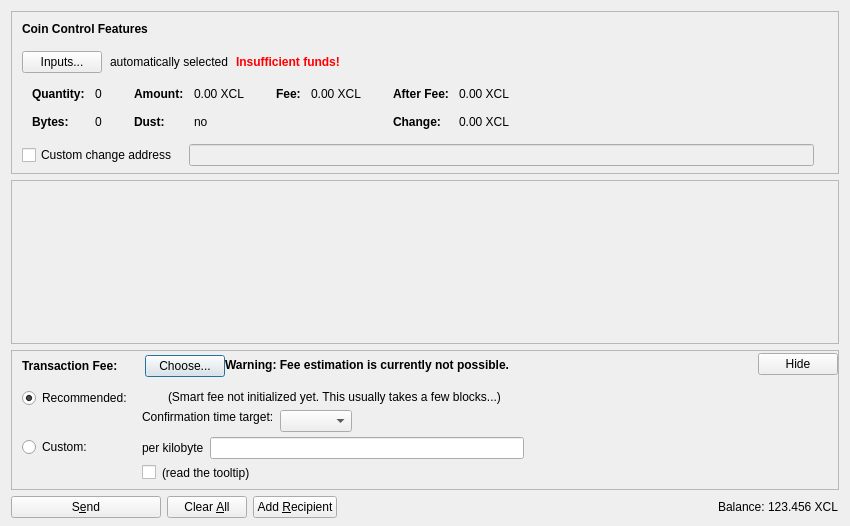
<?xml version="1.0" encoding="UTF-8"?>
<ui version="4.0">
 <class>SendCoinsDialog</class>
 <widget class="QDialog" name="SendCoinsDialog">
  <property name="geometry">
   <rect>
    <x>0</x>
    <y>0</y>
    <width>850</width>
    <height>526</height>
   </rect>
  </property>
  <property name="windowTitle">
   <string>Send Coins</string>
  </property>
  <layout class="QVBoxLayout" name="verticalLayout" stretch="0,1,0,0">
   <property name="bottomMargin">
    <number>8</number>
   </property>
   <item>
    <widget class="QFrame" name="frameCoinControl">
     <property name="sizePolicy">
      <sizepolicy hsizetype="Expanding" vsizetype="Expanding">
       <horstretch>0</horstretch>
       <verstretch>0</verstretch>
      </sizepolicy>
     </property>
     <property name="maximumSize">
      <size>
       <width>16777215</width>
       <height>16777215</height>
      </size>
     </property>
     <property name="frameShape">
      <enum>QFrame::StyledPanel</enum>
     </property>
     <property name="frameShadow">
      <enum>QFrame::Sunken</enum>
     </property>
     <layout class="QVBoxLayout" name="verticalLayoutCoinControl2">
      <property name="spacing">
       <number>0</number>
      </property>
      <property name="leftMargin">
       <number>0</number>
      </property>
      <property name="topMargin">
       <number>0</number>
      </property>
      <property name="rightMargin">
       <number>0</number>
      </property>
      <property name="bottomMargin">
       <number>6</number>
      </property>
      <item>
       <layout class="QVBoxLayout" name="verticalLayoutCoinControl" stretch="0,0,0,0,1">
        <property name="spacing">
         <number>0</number>
        </property>
        <property name="leftMargin">
         <number>10</number>
        </property>
        <property name="topMargin">
         <number>10</number>
        </property>
        <item>
         <layout class="QHBoxLayout" name="horizontalLayoutCoinControl1">
          <property name="bottomMargin">
           <number>15</number>
          </property>
          <item>
           <widget class="QLabel" name="labelCoinControlFeatures">
            <property name="sizePolicy">
             <sizepolicy hsizetype="Preferred" vsizetype="Maximum">
              <horstretch>0</horstretch>
              <verstretch>0</verstretch>
             </sizepolicy>
            </property>
            <property name="font">
             <font>
              <weight>75</weight>
              <bold>true</bold>
             </font>
            </property>
            <property name="styleSheet">
             <string notr="true">font-weight:bold;</string>
            </property>
            <property name="text">
             <string>Coin Control Features</string>
            </property>
           </widget>
          </item>
         </layout>
        </item>
        <item>
         <layout class="QHBoxLayout" name="horizontalLayoutCoinControl2" stretch="0,0,0,0">
          <property name="spacing">
           <number>8</number>
          </property>
          <property name="bottomMargin">
           <number>10</number>
          </property>
          <item>
           <widget class="QPushButton" name="pushButtonCoinControl">
            <property name="styleSheet">
             <string notr="true"/>
            </property>
            <property name="text">
             <string>Inputs...</string>
            </property>
            <property name="autoDefault">
             <bool>false</bool>
            </property>
           </widget>
          </item>
          <item>
           <widget class="QLabel" name="labelCoinControlAutomaticallySelected">
            <property name="text">
             <string>automatically selected</string>
            </property>
            <property name="margin">
             <number>5</number>
            </property>
           </widget>
          </item>
          <item>
           <widget class="QLabel" name="labelCoinControlInsuffFunds">
            <property name="font">
             <font>
              <weight>75</weight>
              <bold>true</bold>
             </font>
            </property>
            <property name="styleSheet">
             <string notr="true">color:red;font-weight:bold;</string>
            </property>
            <property name="text">
             <string>Insufficient funds!</string>
            </property>
            <property name="margin">
             <number>5</number>
            </property>
           </widget>
          </item>
          <item>
           <spacer name="horizontalSpacerCoinControl">
            <property name="orientation">
             <enum>Qt::Horizontal</enum>
            </property>
            <property name="sizeHint" stdset="0">
             <size>
              <width>40</width>
              <height>1</height>
             </size>
            </property>
           </spacer>
          </item>
         </layout>
        </item>
        <item>
         <widget class="QWidget" name="widgetCoinControl" native="true">
          <property name="sizePolicy">
           <sizepolicy hsizetype="Preferred" vsizetype="Preferred">
            <horstretch>0</horstretch>
            <verstretch>0</verstretch>
           </sizepolicy>
          </property>
          <property name="minimumSize">
           <size>
            <width>0</width>
            <height>0</height>
           </size>
          </property>
          <property name="styleSheet">
           <string notr="true"/>
          </property>
          <layout class="QHBoxLayout" name="horizontalLayoutCoinControl5">
           <property name="leftMargin">
            <number>0</number>
           </property>
           <property name="topMargin">
            <number>0</number>
           </property>
           <property name="rightMargin">
            <number>0</number>
           </property>
           <property name="bottomMargin">
            <number>0</number>
           </property>
           <item>
            <layout class="QHBoxLayout" name="horizontalLayoutCoinControl3" stretch="0,0,0,1">
             <property name="spacing">
              <number>20</number>
             </property>
             <property name="topMargin">
              <number>0</number>
             </property>
             <property name="bottomMargin">
              <number>10</number>
             </property>
             <item>
              <layout class="QFormLayout" name="formLayoutCoinControl1">
               <property name="horizontalSpacing">
                <number>10</number>
               </property>
               <property name="verticalSpacing">
                <number>14</number>
               </property>
               <property name="leftMargin">
                <number>10</number>
               </property>
               <property name="topMargin">
                <number>4</number>
               </property>
               <property name="rightMargin">
                <number>6</number>
               </property>
               <item row="0" column="0">
                <widget class="QLabel" name="labelCoinControlQuantityText">
                 <property name="font">
                  <font>
                   <weight>75</weight>
                   <bold>true</bold>
                  </font>
                 </property>
                 <property name="text">
                  <string>Quantity:</string>
                 </property>
                 <property name="margin">
                  <number>0</number>
                 </property>
                </widget>
               </item>
               <item row="0" column="1">
                <widget class="QLabel" name="labelCoinControlQuantity">
                 <property name="cursor">
                  <cursorShape>IBeamCursor</cursorShape>
                 </property>
                 <property name="contextMenuPolicy">
                  <enum>Qt::ActionsContextMenu</enum>
                 </property>
                 <property name="text">
                  <string notr="true">0</string>
                 </property>
                 <property name="margin">
                  <number>0</number>
                 </property>
                 <property name="textInteractionFlags">
                  <set>Qt::LinksAccessibleByMouse|Qt::TextSelectableByKeyboard|Qt::TextSelectableByMouse</set>
                 </property>
                </widget>
               </item>
               <item row="1" column="0">
                <widget class="QLabel" name="labelCoinControlBytesText">
                 <property name="font">
                  <font>
                   <weight>75</weight>
                   <bold>true</bold>
                  </font>
                 </property>
                 <property name="text">
                  <string>Bytes:</string>
                 </property>
                </widget>
               </item>
               <item row="1" column="1">
                <widget class="QLabel" name="labelCoinControlBytes">
                 <property name="cursor">
                  <cursorShape>IBeamCursor</cursorShape>
                 </property>
                 <property name="contextMenuPolicy">
                  <enum>Qt::ActionsContextMenu</enum>
                 </property>
                 <property name="text">
                  <string notr="true">0</string>
                 </property>
                 <property name="textInteractionFlags">
                  <set>Qt::LinksAccessibleByMouse|Qt::TextSelectableByKeyboard|Qt::TextSelectableByMouse</set>
                 </property>
                </widget>
               </item>
              </layout>
             </item>
             <item>
              <layout class="QFormLayout" name="formLayoutCoinControl2">
               <property name="horizontalSpacing">
                <number>10</number>
               </property>
               <property name="verticalSpacing">
                <number>14</number>
               </property>
               <property name="leftMargin">
                <number>6</number>
               </property>
               <property name="topMargin">
                <number>4</number>
               </property>
               <property name="rightMargin">
                <number>6</number>
               </property>
               <item row="0" column="0">
                <widget class="QLabel" name="labelCoinControlAmountText">
                 <property name="font">
                  <font>
                   <weight>75</weight>
                   <bold>true</bold>
                  </font>
                 </property>
                 <property name="text">
                  <string>Amount:</string>
                 </property>
                 <property name="margin">
                  <number>0</number>
                 </property>
                </widget>
               </item>
               <item row="0" column="1">
                <widget class="QLabel" name="labelCoinControlAmount">
                 <property name="cursor">
                  <cursorShape>IBeamCursor</cursorShape>
                 </property>
                 <property name="contextMenuPolicy">
                  <enum>Qt::ActionsContextMenu</enum>
                 </property>
                 <property name="text">
                  <string notr="true">0.00 XCL</string>
                 </property>
                 <property name="textInteractionFlags">
                  <set>Qt::LinksAccessibleByMouse|Qt::TextSelectableByKeyboard|Qt::TextSelectableByMouse</set>
                 </property>
                </widget>
               </item>
               <item row="1" column="0">
                <widget class="QLabel" name="labelCoinControlLowOutputText">
                 <property name="font">
                  <font>
                   <weight>75</weight>
                   <bold>true</bold>
                  </font>
                 </property>
                 <property name="text">
                  <string>Dust:</string>
                 </property>
                </widget>
               </item>
               <item row="1" column="1">
                <widget class="QLabel" name="labelCoinControlLowOutput">
                 <property name="cursor">
                  <cursorShape>IBeamCursor</cursorShape>
                 </property>
                 <property name="contextMenuPolicy">
                  <enum>Qt::ActionsContextMenu</enum>
                 </property>
                 <property name="text">
                  <string notr="true">no</string>
                 </property>
                 <property name="textInteractionFlags">
                  <set>Qt::LinksAccessibleByMouse|Qt::TextSelectableByKeyboard|Qt::TextSelectableByMouse</set>
                 </property>
                </widget>
               </item>
              </layout>
             </item>
             <item>
              <layout class="QFormLayout" name="formLayoutCoinControl3">
               <property name="horizontalSpacing">
                <number>10</number>
               </property>
               <property name="verticalSpacing">
                <number>14</number>
               </property>
               <property name="leftMargin">
                <number>6</number>
               </property>
               <property name="topMargin">
                <number>4</number>
               </property>
               <property name="rightMargin">
                <number>6</number>
               </property>
               <item row="0" column="0">
                <widget class="QLabel" name="labelCoinControlFeeText">
                 <property name="font">
                  <font>
                   <weight>75</weight>
                   <bold>true</bold>
                  </font>
                 </property>
                 <property name="text">
                  <string>Fee:</string>
                 </property>
                 <property name="margin">
                  <number>0</number>
                 </property>
                </widget>
               </item>
               <item row="0" column="1">
                <widget class="QLabel" name="labelCoinControlFee">
                 <property name="cursor">
                  <cursorShape>IBeamCursor</cursorShape>
                 </property>
                 <property name="contextMenuPolicy">
                  <enum>Qt::ActionsContextMenu</enum>
                 </property>
                 <property name="text">
                  <string notr="true">0.00 XCL</string>
                 </property>
                 <property name="textInteractionFlags">
                  <set>Qt::LinksAccessibleByMouse|Qt::TextSelectableByKeyboard|Qt::TextSelectableByMouse</set>
                 </property>
                </widget>
               </item>
              </layout>
             </item>
             <item>
              <layout class="QFormLayout" name="formLayoutCoinControl4">
               <property name="horizontalSpacing">
                <number>10</number>
               </property>
               <property name="verticalSpacing">
                <number>14</number>
               </property>
               <property name="leftMargin">
                <number>6</number>
               </property>
               <property name="topMargin">
                <number>4</number>
               </property>
               <property name="rightMargin">
                <number>6</number>
               </property>
               <item row="0" column="0">
                <widget class="QLabel" name="labelCoinControlAfterFeeText">
                 <property name="font">
                  <font>
                   <weight>75</weight>
                   <bold>true</bold>
                  </font>
                 </property>
                 <property name="text">
                  <string>After Fee:</string>
                 </property>
                 <property name="margin">
                  <number>0</number>
                 </property>
                </widget>
               </item>
               <item row="0" column="1">
                <widget class="QLabel" name="labelCoinControlAfterFee">
                 <property name="cursor">
                  <cursorShape>IBeamCursor</cursorShape>
                 </property>
                 <property name="contextMenuPolicy">
                  <enum>Qt::ActionsContextMenu</enum>
                 </property>
                 <property name="text">
                  <string notr="true">0.00 XCL</string>
                 </property>
                 <property name="textInteractionFlags">
                  <set>Qt::LinksAccessibleByMouse|Qt::TextSelectableByKeyboard|Qt::TextSelectableByMouse</set>
                 </property>
                </widget>
               </item>
               <item row="1" column="0">
                <widget class="QLabel" name="labelCoinControlChangeText">
                 <property name="font">
                  <font>
                   <weight>75</weight>
                   <bold>true</bold>
                  </font>
                 </property>
                 <property name="text">
                  <string>Change:</string>
                 </property>
                </widget>
               </item>
               <item row="1" column="1">
                <widget class="QLabel" name="labelCoinControlChange">
                 <property name="cursor">
                  <cursorShape>IBeamCursor</cursorShape>
                 </property>
                 <property name="contextMenuPolicy">
                  <enum>Qt::ActionsContextMenu</enum>
                 </property>
                 <property name="text">
                  <string notr="true">0.00 XCL</string>
                 </property>
                 <property name="textInteractionFlags">
                  <set>Qt::LinksAccessibleByMouse|Qt::TextSelectableByKeyboard|Qt::TextSelectableByMouse</set>
                 </property>
                </widget>
               </item>
              </layout>
             </item>
            </layout>
           </item>
          </layout>
         </widget>
        </item>
        <item>
         <layout class="QHBoxLayout" name="horizontalLayoutCoinControl4" stretch="0,0,0">
          <property name="spacing">
           <number>12</number>
          </property>
          <property name="sizeConstraint">
           <enum>QLayout::SetDefaultConstraint</enum>
          </property>
          <property name="topMargin">
           <number>5</number>
          </property>
          <property name="rightMargin">
           <number>5</number>
          </property>
          <item>
           <widget class="QCheckBox" name="checkBoxCoinControlChange">
            <property name="toolTip">
             <string>If this is activated, but the change address is empty or invalid, change will be sent to a newly generated address.</string>
            </property>
            <property name="text">
             <string>Custom change address</string>
            </property>
           </widget>
          </item>
          <item>
           <widget class="QValidatedLineEdit" name="lineEditCoinControlChange">
            <property name="enabled">
             <bool>false</bool>
            </property>
            <property name="sizePolicy">
             <sizepolicy hsizetype="Expanding" vsizetype="Fixed">
              <horstretch>0</horstretch>
              <verstretch>0</verstretch>
             </sizepolicy>
            </property>
           </widget>
          </item>
          <item>
           <widget class="QLabel" name="labelCoinControlChangeLabel">
            <property name="sizePolicy">
             <sizepolicy hsizetype="Preferred" vsizetype="Expanding">
              <horstretch>0</horstretch>
              <verstretch>0</verstretch>
             </sizepolicy>
            </property>
            <property name="minimumSize">
             <size>
              <width>0</width>
              <height>0</height>
             </size>
            </property>
            <property name="text">
             <string/>
            </property>
            <property name="margin">
             <number>3</number>
            </property>
           </widget>
          </item>
         </layout>
        </item>
        <item>
         <spacer name="verticalSpacerCoinControl">
          <property name="orientation">
           <enum>Qt::Vertical</enum>
          </property>
          <property name="sizeHint" stdset="0">
           <size>
            <width>800</width>
            <height>1</height>
           </size>
          </property>
         </spacer>
        </item>
       </layout>
      </item>
     </layout>
    </widget>
   </item>
   <item>
    <widget class="QScrollArea" name="scrollArea">
     <property name="widgetResizable">
      <bool>true</bool>
     </property>
     <widget class="QWidget" name="scrollAreaWidgetContents">
      <property name="geometry">
       <rect>
        <x>0</x>
        <y>0</y>
        <width>830</width>
        <height>104</height>
       </rect>
      </property>
      <layout class="QVBoxLayout" name="verticalLayout_2" stretch="0,1">
       <property name="leftMargin">
        <number>0</number>
       </property>
       <property name="topMargin">
        <number>0</number>
       </property>
       <property name="rightMargin">
        <number>0</number>
       </property>
       <property name="bottomMargin">
        <number>0</number>
       </property>
       <item>
        <layout class="QVBoxLayout" name="entries">
         <property name="spacing">
          <number>6</number>
         </property>
        </layout>
       </item>
       <item>
        <spacer name="verticalSpacer">
         <property name="orientation">
          <enum>Qt::Vertical</enum>
         </property>
         <property name="sizeHint" stdset="0">
          <size>
           <width>20</width>
           <height>40</height>
          </size>
         </property>
        </spacer>
       </item>
      </layout>
     </widget>
    </widget>
   </item>
   <item>
    <widget class="QFrame" name="frameFee">
     <property name="sizePolicy">
      <sizepolicy hsizetype="Expanding" vsizetype="Expanding">
       <horstretch>0</horstretch>
       <verstretch>0</verstretch>
      </sizepolicy>
     </property>
     <property name="maximumSize">
      <size>
       <width>16777215</width>
       <height>16777215</height>
      </size>
     </property>
     <property name="frameShape">
      <enum>QFrame::StyledPanel</enum>
     </property>
     <property name="frameShadow">
      <enum>QFrame::Sunken</enum>
     </property>
     <layout class="QVBoxLayout" name="verticalLayoutFee1">
      <property name="spacing">
       <number>0</number>
      </property>
      <property name="leftMargin">
       <number>0</number>
      </property>
      <property name="topMargin">
       <number>0</number>
      </property>
      <property name="rightMargin">
       <number>0</number>
      </property>
      <property name="bottomMargin">
       <number>0</number>
      </property>
      <item>
       <layout class="QVBoxLayout" name="verticalLayoutFee2" stretch="0,0,0">
        <property name="spacing">
         <number>0</number>
        </property>
        <property name="leftMargin">
         <number>10</number>
        </property>
        <property name="topMargin">
         <number>0</number>
        </property>
        <item>
         <layout class="QHBoxLayout" name="horizontalLayoutFee1">
          <property name="bottomMargin">
           <number>0</number>
          </property>
          <item>
           <layout class="QVBoxLayout" name="verticalLayoutFee7">
            <property name="spacing">
             <number>0</number>
            </property>
            <item>
             <spacer name="verticalSpacerSmartFee">
              <property name="orientation">
               <enum>Qt::Vertical</enum>
              </property>
              <property name="sizeType">
               <enum>QSizePolicy::Fixed</enum>
              </property>
              <property name="sizeHint" stdset="0">
               <size>
                <width>1</width>
                <height>4</height>
               </size>
              </property>
             </spacer>
            </item>
            <item>
             <layout class="QHBoxLayout" name="horizontalLayoutSmartFee">
              <property name="spacing">
               <number>10</number>
              </property>
              <item>
               <widget class="QLabel" name="labelFeeHeadline">
                <property name="sizePolicy">
                 <sizepolicy hsizetype="Preferred" vsizetype="Maximum">
                  <horstretch>0</horstretch>
                  <verstretch>0</verstretch>
                 </sizepolicy>
                </property>
                <property name="font">
                 <font>
                  <weight>75</weight>
                  <bold>true</bold>
                 </font>
                </property>
                <property name="styleSheet">
                 <string notr="true">font-weight:bold;</string>
                </property>
                <property name="text">
                 <string>Transaction Fee:</string>
                </property>
               </widget>
              </item>
              <item>
               <widget class="QLabel" name="labelFeeMinimized">
                <property name="text">
                 <string/>
                </property>
               </widget>
              </item>
              <item>
               <widget class="QPushButton" name="buttonChooseFee">
                <property name="text">
                 <string>Choose...</string>
                </property>
               </widget>
              </item>
             </layout>
            </item>
            <item>
             <spacer name="verticalSpacer_5">
              <property name="orientation">
               <enum>Qt::Vertical</enum>
              </property>
              <property name="sizeHint" stdset="0">
               <size>
                <width>1</width>
                <height>1</height>
               </size>
              </property>
             </spacer>
            </item>
           </layout>
          </item>
          <item>
           <widget class="QLabel" name="fallbackFeeWarningLabel">
            <property name="toolTip">
             <string>Using the fallbackfee can result in sending a transaction that will take several hours or days (or never) to confirm. Consider choosing your fee manually or wait until you have validated the complete chain.</string>
            </property>
            <property name="font">
            <font>
                <weight>75</weight>
                <bold>true</bold>
            </font>
            </property>
            <property name="text">
             <string>Warning: Fee estimation is currently not possible.</string>
            </property>
            <property name="wordWrap">
             <bool>false</bool>
            </property>
           </widget>
          </item>
          <item>
           <spacer name="horizontalSpacer_4">
            <property name="orientation">
             <enum>Qt::Horizontal</enum>
            </property>
            <property name="sizeType">
             <enum>QSizePolicy::MinimumExpanding</enum>
            </property>
            <property name="sizeHint" stdset="0">
             <size>
              <width>40</width>
              <height>20</height>
             </size>
            </property>
           </spacer>
          </item>
          <item>
           <widget class="QPushButton" name="buttonMinimizeFee">
            <property name="toolTip">
             <string>collapse fee-settings</string>
            </property>
            <property name="text">
             <string>Hide</string>
            </property>
           </widget>
          </item>
         </layout>
        </item>
        <item>
         <widget class="QFrame" name="frameFeeSelection">
          <layout class="QVBoxLayout" name="verticalLayoutFee12">
           <property name="spacing">
            <number>0</number>
           </property>
           <property name="leftMargin">
            <number>0</number>
           </property>
           <property name="topMargin">
            <number>0</number>
           </property>
           <property name="rightMargin">
            <number>0</number>
           </property>
           <property name="bottomMargin">
            <number>0</number>
           </property>
           <item>
            <layout class="QGridLayout" name="gridLayoutFee">
             <property name="topMargin">
              <number>10</number>
             </property>
             <property name="bottomMargin">
              <number>4</number>
             </property>
             <property name="horizontalSpacing">
              <number>10</number>
             </property>
             <property name="verticalSpacing">
              <number>4</number>
             </property>
             <item row="1" column="1">
              <layout class="QVBoxLayout" name="verticalLayoutFee8">
               <property name="spacing">
                <number>6</number>
               </property>
               <item>
                <layout class="QHBoxLayout" name="horizontalLayoutFee13">
                 <item>
                  <widget class="QLabel" name="labelCustomPerKilobyte">
                   <property name="toolTip">
                    <string>If the custom fee is set to 1000 satoshis and the transaction is only 250 bytes, then &quot;per kilobyte&quot; only pays 250 satoshis in fee, while &quot;total at least&quot; pays 1000 satoshis. For transactions bigger than a kilobyte both pay by kilobyte.</string>
                   </property>
                   <property name="text">
                    <string>per kilobyte</string>
                   </property>
                  </widget>
                 </item>
                 <item>
                  <widget class="BitcoinAmountField" name="customFee"/>
                 </item>
                 <item>
                  <spacer name="horizontalSpacer_6">
                   <property name="orientation">
                    <enum>Qt::Horizontal</enum>
                   </property>
                   <property name="sizeHint" stdset="0">
                    <size>
                     <width>1</width>
                     <height>1</height>
                    </size>
                   </property>
                  </spacer>
                 </item>
                </layout>
               </item>
               <item>
                <layout class="QHBoxLayout" name="horizontalLayoutFee8">
                 <item>
                  <widget class="QCheckBox" name="checkBoxMinimumFee">
                   <property name="toolTip">
                    <string>Paying only the minimum fee is just fine as long as there is less transaction volume than space in the blocks. But be aware that this can end up in a never confirming transaction once there is more demand for projectexcelsior transactions than the network can process.</string>
                   </property>
                   <property name="text">
                    <string/>
                   </property>
                  </widget>
                 </item>
                 <item>
                  <widget class="QLabel" name="labelMinFeeWarning">
                   <property name="enabled">
                    <bool>true</bool>
                   </property>
                   <property name="toolTip">
                    <string>Paying only the minimum fee is just fine as long as there is less transaction volume than space in the blocks. But be aware that this can end up in a never confirming transaction once there is more demand for projectexcelsior transactions than the network can process.</string>
                   </property>
                   <property name="text">
                    <string>(read the tooltip)</string>
                   </property>
                   <property name="margin">
                    <number>5</number>
                   </property>
                  </widget>
                 </item>
                 <item>
                  <spacer name="horizontalSpacer_2">
                   <property name="orientation">
                    <enum>Qt::Horizontal</enum>
                   </property>
                   <property name="sizeHint" stdset="0">
                    <size>
                     <width>1</width>
                     <height>1</height>
                    </size>
                   </property>
                  </spacer>
                 </item>
                </layout>
               </item>
              </layout>
             </item>
             <item row="0" column="0">
              <layout class="QVBoxLayout" name="verticalLayoutFee4" stretch="0,1">
               <item>
                <widget class="QRadioButton" name="radioSmartFee">
                 <property name="text">
                  <string>Recommended:</string>
                 </property>
                 <property name="checked">
                  <bool>true</bool>
                 </property>
                 <attribute name="buttonGroup">
                  <string notr="true">groupFee</string>
                 </attribute>
                </widget>
               </item>
               <item>
                <spacer name="verticalSpacer_2">
                 <property name="orientation">
                  <enum>Qt::Vertical</enum>
                 </property>
                 <property name="sizeHint" stdset="0">
                  <size>
                   <width>1</width>
                   <height>1</height>
                  </size>
                 </property>
                </spacer>
               </item>
              </layout>
             </item>
             <item row="1" column="0">
              <layout class="QVBoxLayout" name="verticalLayoutFee9" stretch="0,1">
               <item>
                <widget class="QRadioButton" name="radioCustomFee">
                 <property name="text">
                  <string>Custom:</string>
                 </property>
                 <attribute name="buttonGroup">
                  <string notr="true">groupFee</string>
                 </attribute>
                </widget>
               </item>
               <item>
                <spacer name="verticalSpacer_6">
                 <property name="orientation">
                  <enum>Qt::Vertical</enum>
                 </property>
                 <property name="sizeHint" stdset="0">
                  <size>
                   <width>1</width>
                   <height>1</height>
                  </size>
                 </property>
                </spacer>
               </item>
              </layout>
             </item>
             <item row="0" column="1">
              <layout class="QVBoxLayout" name="verticalLayoutFee3" stretch="0,0,1">
               <property name="spacing">
                <number>6</number>
               </property>
               <property name="topMargin">
                <number>2</number>
               </property>
               <item>
                <layout class="QHBoxLayout" name="horizontalLayoutFee12">
                 <item>
                  <widget class="QLabel" name="labelSmartFee">
                   <property name="text">
                    <string/>
                   </property>
                   <property name="margin">
                    <number>2</number>
                   </property>
                  </widget>
                 </item>
                 <item>
                  <widget class="QLabel" name="labelFeeEstimation">
                   <property name="text">
                    <string/>
                   </property>
                  </widget>
                 </item>
                 <item>
                  <widget class="QLabel" name="labelSmartFee2">
                   <property name="text">
                    <string>(Smart fee not initialized yet. This usually takes a few blocks...)</string>
                   </property>
                   <property name="margin">
                    <number>2</number>
                   </property>
                  </widget>
                 </item>
                 <item>
                  <spacer name="horizontalSpacer_5">
                   <property name="orientation">
                    <enum>Qt::Horizontal</enum>
                   </property>
                   <property name="sizeHint" stdset="0">
                    <size>
                     <width>1</width>
                     <height>1</height>
                    </size>
                   </property>
                  </spacer>
                 </item>
                </layout>
               </item>
               <item>
                <layout class="QHBoxLayout" name="horizontalLayoutFee9">
                 <item>
                  <layout class="QVBoxLayout" name="verticalLayoutFee6">
                   <item>
                    <widget class="QLabel" name="labelSmartFee3">
                     <property name="text">
                      <string>Confirmation time target:</string>
                     </property>
                     <property name="margin">
                      <number>2</number>
                     </property>
                    </widget>
                   </item>
                   <item>
                    <spacer name="verticalSpacer_3">
                     <property name="orientation">
                      <enum>Qt::Vertical</enum>
                     </property>
                     <property name="sizeHint" stdset="0">
                      <size>
                       <width>1</width>
                       <height>1</height>
                      </size>
                     </property>
                    </spacer>
                   </item>
                  </layout>
                 </item>
                 <item>
                  <layout class="QVBoxLayout" name="verticalLayoutFee5">
                   <property name="rightMargin">
                    <number>30</number>
                   </property>
                   <item>
                    <layout class="QHBoxLayout" name="horizontalLayoutConfTarget">
                     <property name="bottomMargin">
                      <number>0</number>
                     </property>
                     <item>
                      <widget class="QComboBox" name="confTargetSelector"/>
                     </item>
                     <item>
                      <spacer name="horizontalSpacerConfTarget">
                       <property name="orientation">
                        <enum>Qt::Horizontal</enum>
                       </property>
                       <property name="sizeHint" stdset="0">
                        <size>
                         <width>40</width>
                         <height>20</height>
                        </size>
                       </property>
                      </spacer>
                     </item>
                    </layout>
                   </item>
                  </layout>
                 </item>
                </layout>
               </item>
               <item>
                <spacer name="verticalSpacer_4">
                 <property name="orientation">
                  <enum>Qt::Vertical</enum>
                 </property>
                 <property name="sizeHint" stdset="0">
                  <size>
                   <width>1</width>
                   <height>1</height>
                  </size>
                 </property>
                </spacer>
               </item>
              </layout>
             </item>
            </layout>
           </item>
          </layout>
         </widget>
        </item>
        <item>
         <spacer name="verticalSpacerFee">
          <property name="orientation">
           <enum>Qt::Vertical</enum>
          </property>
          <property name="sizeHint" stdset="0">
           <size>
            <width>40</width>
            <height>5</height>
           </size>
          </property>
         </spacer>
        </item>
       </layout>
      </item>
     </layout>
    </widget>
   </item>
   <item>
    <layout class="QHBoxLayout" name="horizontalLayout">
     <item>
      <widget class="QPushButton" name="sendButton">
       <property name="minimumSize">
        <size>
         <width>150</width>
         <height>0</height>
        </size>
       </property>
       <property name="toolTip">
        <string>Confirm the send action</string>
       </property>
       <property name="text">
        <string>S&amp;end</string>
       </property>
       <property name="icon">
        <iconset resource="../bitcoin.qrc">
         <normaloff>:/icons/send</normaloff>:/icons/send</iconset>
       </property>
       <property name="autoDefault">
        <bool>false</bool>
       </property>
       <property name="default">
        <bool>false</bool>
       </property>
      </widget>
     </item>
     <item>
      <widget class="QPushButton" name="clearButton">
       <property name="sizePolicy">
        <sizepolicy hsizetype="Minimum" vsizetype="Fixed">
         <horstretch>0</horstretch>
         <verstretch>0</verstretch>
        </sizepolicy>
       </property>
       <property name="toolTip">
        <string>Clear all fields of the form.</string>
       </property>
       <property name="text">
        <string>Clear &amp;All</string>
       </property>
       <property name="icon">
        <iconset resource="../bitcoin.qrc">
         <normaloff>:/icons/remove</normaloff>:/icons/remove</iconset>
       </property>
       <property name="autoDefault">
        <bool>false</bool>
       </property>
      </widget>
     </item>
     <item>
      <widget class="QPushButton" name="addButton">
       <property name="toolTip">
        <string>Send to multiple recipients at once</string>
       </property>
       <property name="text">
        <string>Add &amp;Recipient</string>
       </property>
       <property name="icon">
        <iconset resource="../bitcoin.qrc">
         <normaloff>:/icons/add</normaloff>:/icons/add</iconset>
       </property>
       <property name="autoDefault">
        <bool>false</bool>
       </property>
      </widget>
     </item>
     <item>
      <spacer name="horizontalSpacer">
       <property name="orientation">
        <enum>Qt::Horizontal</enum>
       </property>
       <property name="sizeHint" stdset="0">
        <size>
         <width>40</width>
         <height>20</height>
        </size>
       </property>
      </spacer>
     </item>
     <item>
      <layout class="QHBoxLayout" name="horizontalLayout_2">
       <property name="spacing">
        <number>3</number>
       </property>
       <item>
        <widget class="QLabel" name="label">
         <property name="sizePolicy">
          <sizepolicy hsizetype="Preferred" vsizetype="Fixed">
           <horstretch>0</horstretch>
           <verstretch>0</verstretch>
          </sizepolicy>
         </property>
         <property name="text">
          <string>Balance:</string>
         </property>
        </widget>
       </item>
       <item>
        <widget class="QLabel" name="labelBalance">
         <property name="sizePolicy">
          <sizepolicy hsizetype="Preferred" vsizetype="Fixed">
           <horstretch>0</horstretch>
           <verstretch>0</verstretch>
          </sizepolicy>
         </property>
         <property name="cursor">
          <cursorShape>IBeamCursor</cursorShape>
         </property>
         <property name="text">
          <string notr="true">123.456 XCL</string>
         </property>
         <property name="textInteractionFlags">
          <set>Qt::LinksAccessibleByMouse|Qt::TextSelectableByKeyboard|Qt::TextSelectableByMouse</set>
         </property>
        </widget>
       </item>
      </layout>
     </item>
    </layout>
   </item>
  </layout>
 </widget>
 <customwidgets>
  <customwidget>
   <class>QValidatedLineEdit</class>
   <extends>QLineEdit</extends>
   <header>qvalidatedlineedit.h</header>
  </customwidget>
  <customwidget>
   <class>BitcoinAmountField</class>
   <extends>QLineEdit</extends>
   <header>bitcoinamountfield.h</header>
   <container>1</container>
  </customwidget>
 </customwidgets>
 <resources>
  <include location="../bitcoin.qrc"/>
 </resources>
 <connections/>
 <buttongroups>
  <buttongroup name="groupFee"/>
 </buttongroups>
</ui>
